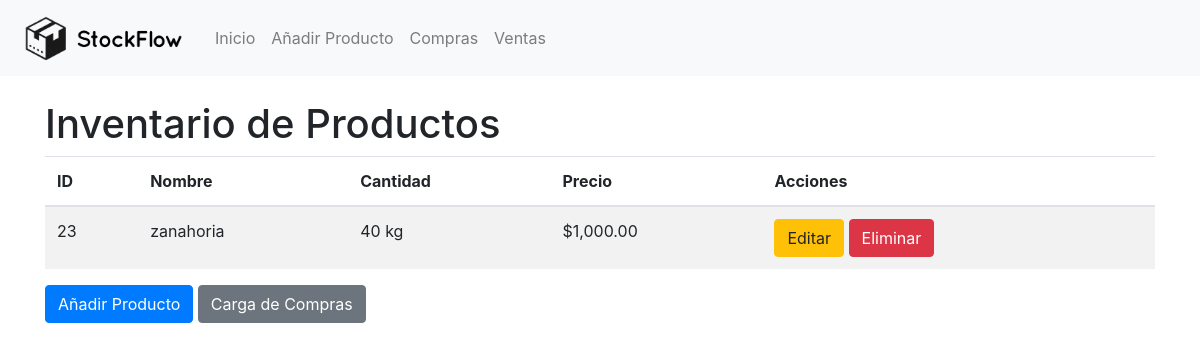
The app's page /, older data.
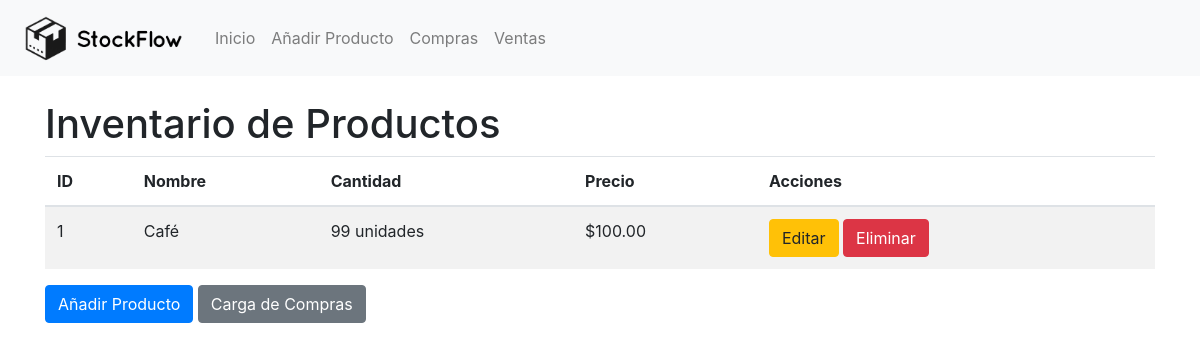
The same page, newer data.
### tables this page shows
CREATE TABLE productos (
        id INTEGER PRIMARY KEY AUTOINCREMENT,
        nombre TEXT,
        cantidad INTEGER,
        precio REAL,
        unidad_medida TEXT DEFAULT 'unidades'
    );

### app.py (the view)
@app.route('/')
def index():
    productos = get_productos()
    return render_template('index.html', productos=productos)

### app.py (called while the page is built)
def get_db():
    if 'db' not in g:
        g.db = sqlite3.connect('inventario.db')
        g.db.row_factory = sqlite3.Row
    return g.db

def get_productos():
    db = get_db()
    c = db.cursor()
    c.execute("SELECT * FROM productos")
    rows = c.fetchall()
    productos = [dict(row) for row in rows]
    return productos

### templates/index.html (shortened to what this page needs)
{% extends "base.html" %}
{% block content %}
    <h1>Inventario de Productos</h1>
    <table class="table table-striped">
        <thead>
            <tr>
                <th>ID</th>
                <th>Nombre</th>
                <th>Cantidad</th>
                <th>Precio</th>
                <th>Acciones</th>
            </tr>
        </thead>
        <tbody>
            {% for producto in productos %}
            <tr>
                <td>{{ producto['id'] }}</td>
                <td>{{ producto['nombre'] }}</td>
                <td>{{ "{:,}".format(producto['cantidad']) }} {{ 'unidades' if producto['unidad_medida'] == 'unidad' else producto['unidad_medida'] }}</td>
                <td>${{ "{:,.2f}".format(producto['precio']) }}</td>
                <td>
                    <a href="{{ url_for('edit_product', id=producto['id']) }}" class="btn btn-warning">Editar</a>
                    <form action="{{ url_for('delete_product', id=producto['id']) }}" method="post" style="display:inline;">
                        <button type="submit" class="btn btn-danger">Eliminar</button>
                    </form>
                </td>
            </tr>
            {% endfor %}
        </tbody>
    </table>
    <div class="mt-3">
        <a href="{{ url_for('add_product') }}" class="btn btn-primary">Añadir Producto</a>
        <a href="{{ url_for('carga_compras') }}" class="btn btn-secondary">Carga de Compras</a>
    </div>
{% endblock %}

Row changes from the older to the newer data that the page shows:
removed productos: id "23", nombre "zanahoria", cantidad "40", unidad_medida "kg", precio "1,000.00"
added productos: id "1", nombre "Café", cantidad "99", unidad_medida "unidades", precio "100.00"
